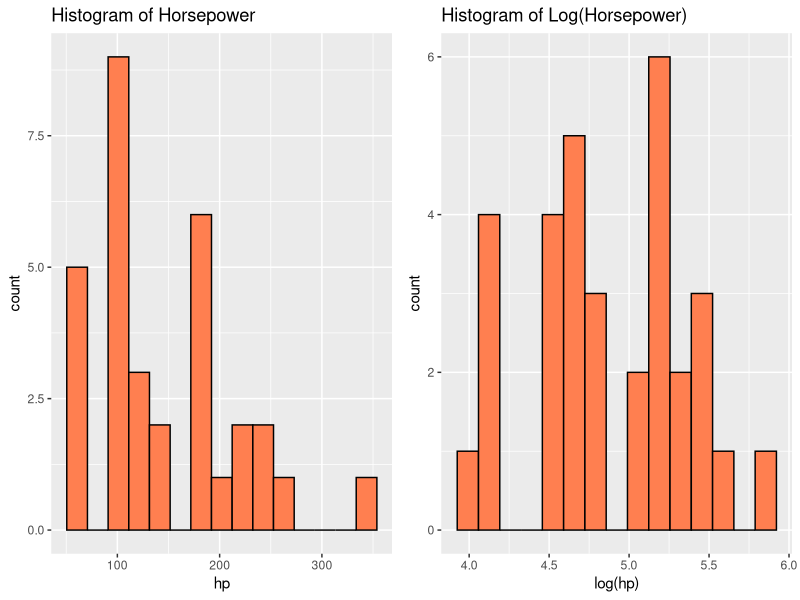
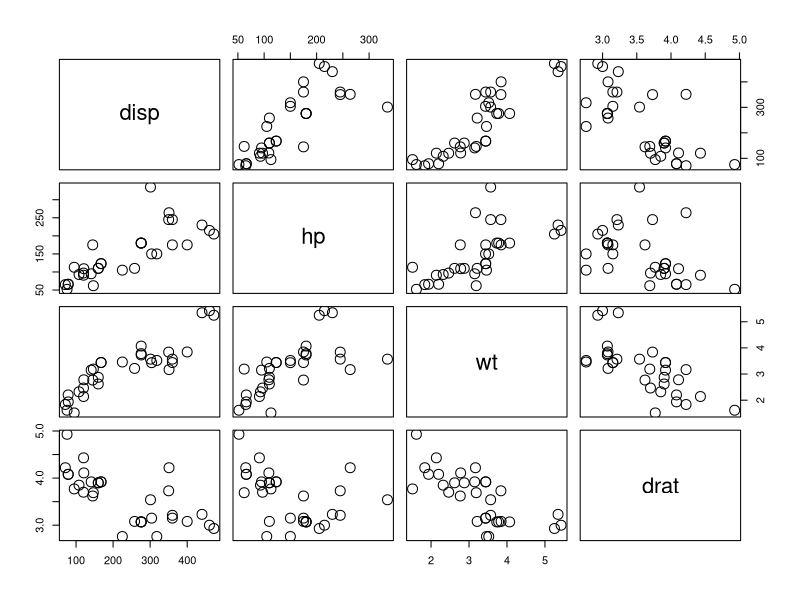
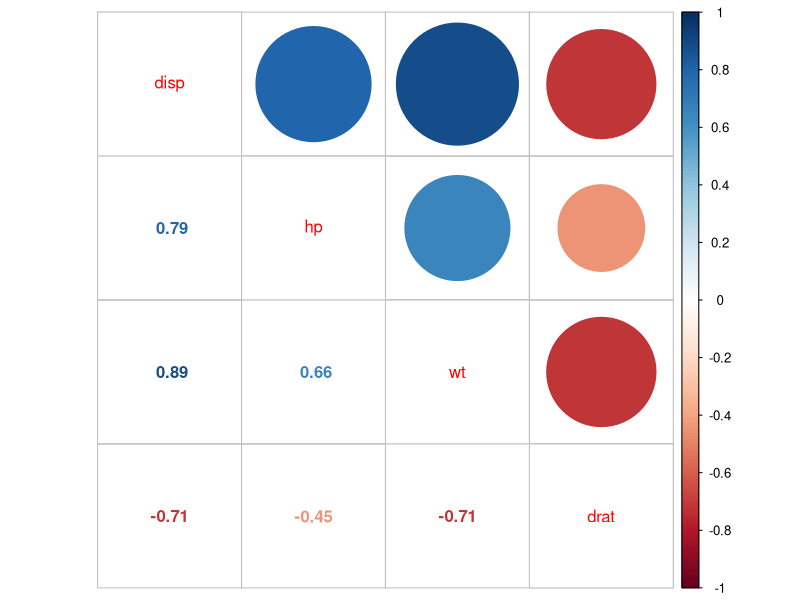

Generate these figures, in order, with R:
## ---- chunk 1
knitr::opts_chunk$set(echo = FALSE)
library(ggplot2);library(gridExtra); library(dplyr)
mtcars <- mtcars %>% select(mpg, disp, hp, wt, drat)
## ---- chunk 2
head(mtcars)
## ---- chunk 3
p1 <- ggplot(mtcars)+ 
  geom_histogram(aes(x = hp), bins = 15,
                 fill = "coral", color = "black") +
  ggtitle("Histogram of Horsepower")

p2 <- ggplot(mtcars)+ 
  geom_histogram(aes(x = log(hp)), bins = 15,
                 fill = "coral", color = "black") +
   ggtitle("Histogram of Log(Horsepower)")

grid.arrange(p1, p2, nrow = 1)
## ---- chunk 4
pairs(mtcars %>% select(disp, hp, wt, drat), cex = 2)
## ---- chunk 5
corrplot::corrplot.mixed(cor(mtcars %>% select(disp, hp, wt, drat)))
## ---- chunk 6
diag(solve(cor(mtcars %>% select(disp, hp, wt, drat))))
## ---- chunk 7
cat("lm(Response ~ Predictors)")
## ---- chunk 8
cat("lm(mpg ~ hp, data = mtcars)")
## ---- chunk 9
coef(lm(mpg ~ hp, data = mtcars))
coef(lm(mpg ~ 0 + hp, data = mtcars))
## ---- chunk 10
coef(lm(mpg ~ hp + wt + disp + drat, data = mtcars))
## ---- chunk 11
coef(lm(mpg ~ hp:wt, data = mtcars))
## ---- chunk 12
coef(lm(mpg ~ hp*wt, data = mtcars))
## ---- chunk 13
coef(lm(mpg ~ hp*wt - hp:wt, data = mtcars))
## ---- chunk 14
coef(lm(mpg ~ ., data = mtcars))
## ---- chunk 15
coef(lm(mpg ~ . * ., data = mtcars))
## ---- chunk 16
coef(lm(mpg ~ I(hp * wt), data = mtcars))
## ---- chunk 17
coef(lm(mpg ~ hp + I(hp^2), data = mtcars))
## ---- chunk 18
coef(lm(mpg ~ hp + hp^2, data = mtcars))
## ---- chunk 19
coef(lm(mpg ~ (hp + wt)^2, data = mtcars))
## ---- chunk 20
cat("lm(mpg ~ hp*wt*disp*drat - hp:wt:disp:drat, data = mtcars)")
## ---- chunk 21
cat("lm(mpg ~ .*.*. , data = mtcars)")
## ---- chunk 22
cat("lm(mpg ~ (hp+wt+disp+drat)^3, data = mtcars)")
## ---- chunk 23
coef(lm(mpg ~ disp * hp * wt * drat - hp:wt:disp:drat, data = mtcars))
## ---- chunk 24
coef(lm(mpg ~ .*.*. , data = mtcars))
## ---- chunk 25
coef(lm(mpg ~ (disp + hp + wt + drat)^3, data = mtcars))
## ---- chunk 26
mymodel <- lm(mpg ~ disp, data = mtcars)
## ---- chunk 27
mymodel$call
## ---- chunk 28
formula(mymodel)
## ---- chunk 29
summary(mymodel)
## ---- chunk 30
anova(mymodel)
## ---- chunk 31
update(mymodel, formula = ~ . + hp)
## ---- chunk 32
update(mymodel, formula = ~ . + hp)
## ---- chunk 33
iris$Species

model.matrix(lm(Sepal.Length ~ Species, iris))
